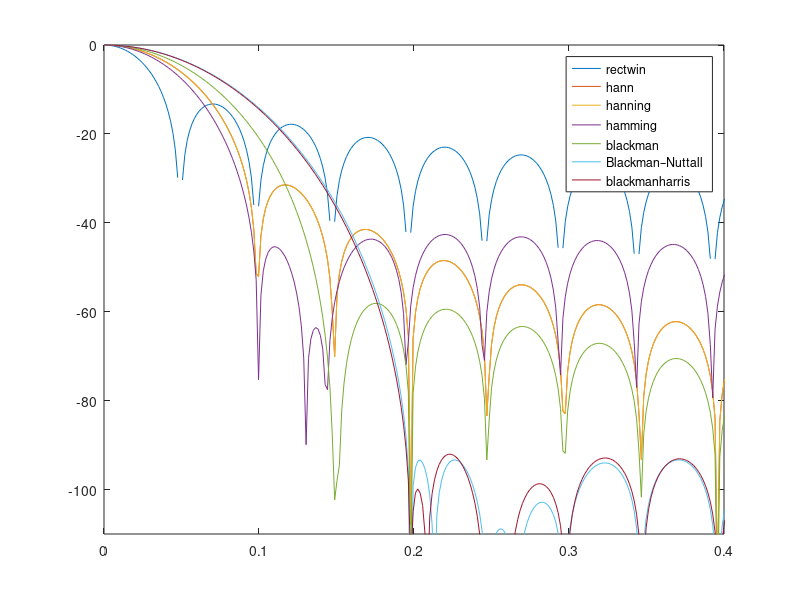

Write the MATLAB code that produced this figure.
winlen = 128;
dftlen = 4096;
F = 2*pi*(0:dftlen-1)/dftlen;

% See gencoswin for coefficients

W = zeros(7, dftlen);
lgs = {};

win = rectwin(winlen); % Ok ...
W(1,:) = mag2db(abs(fft(win./sum(win), dftlen)));
lgs{end+1} = 'rectwin';

win = hann(winlen); % Like in sigproc.h
W(2,:) = mag2db(abs(fft(win./sum(win), dftlen)));
lgs{end+1} = 'hann';

win = hanning(winlen); % Seems to be the same as hann ...
W(3,:) = mag2db(abs(fft(win./sum(win), dftlen)));
lgs{end+1} = 'hanning';

win = hamming(winlen); % Like in sigproc.h
W(4,:) = mag2db(abs(fft(win./sum(win), dftlen)));
lgs{end+1} = 'hamming';

win = blackman(winlen); % Like in sigproc.h (alpha = 0.16)
W(5,:) = mag2db(abs(fft(win./sum(win), dftlen)));
lgs{end+1} = 'blackman';

win = nuttallwin(winlen); % Wiki(sigproc.h): Blackman–Nuttall
W(6,:) = mag2db(abs(fft(win./sum(win), dftlen)));
lgs{end+1} = 'Blackman–Nuttall';

win = blackmanharris(winlen); % Wiki(sigproc.h): Same
W(7,:) = mag2db(abs(fft(win./sum(win), dftlen)));
lgs{end+1} = 'blackmanharris';

% Flattop's Matlab is completely different to the one on Wikipedia

plot(F, W.');
legend(lgs);
xlim([0, 0.4]);
ylim([-110, 0]);
